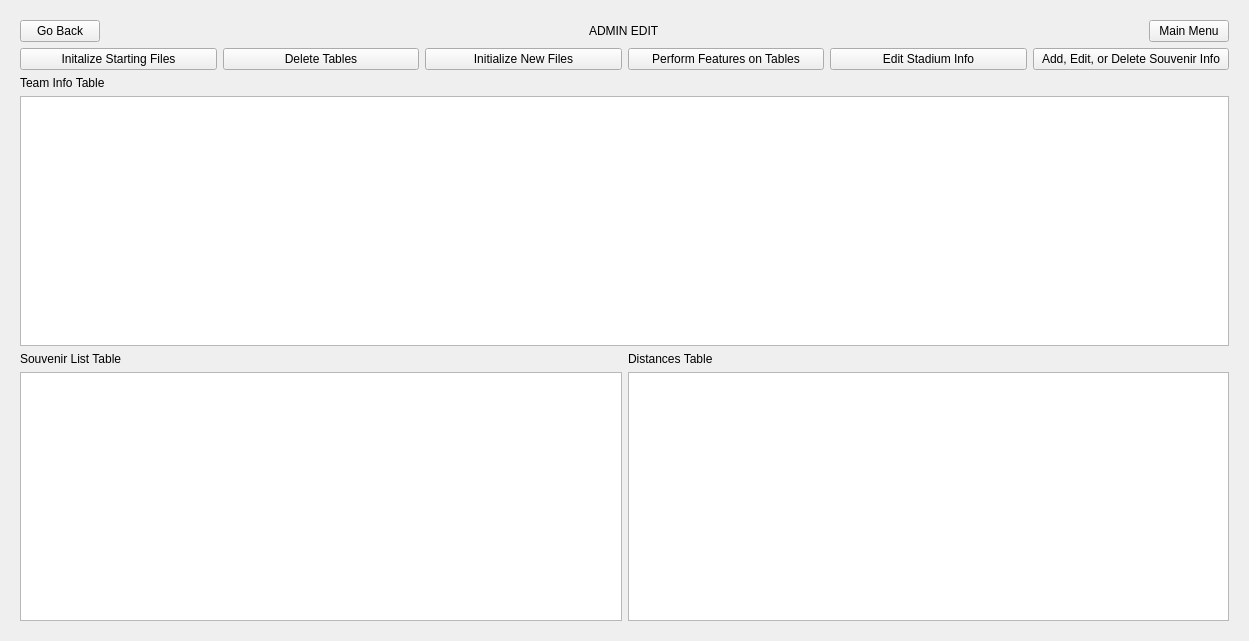
<?xml version="1.0" encoding="UTF-8"?>
<ui version="4.0">
 <class>adminwindow</class>
 <widget class="QWidget" name="adminwindow">
  <property name="geometry">
   <rect>
    <x>0</x>
    <y>0</y>
    <width>1249</width>
    <height>641</height>
   </rect>
  </property>
  <property name="windowTitle">
   <string>Form</string>
  </property>
  <layout class="QGridLayout" name="gridLayout">
   <item row="0" column="1">
    <widget class="QStackedWidget" name="adminStackedWidget">
     <property name="currentIndex">
      <number>1</number>
     </property>
     <widget class="QWidget" name="page">
      <layout class="QGridLayout" name="gridLayout_7">
       <item row="0" column="1">
        <widget class="QFrame" name="frame_2">
         <property name="frameShape">
          <enum>QFrame::StyledPanel</enum>
         </property>
         <property name="frameShadow">
          <enum>QFrame::Raised</enum>
         </property>
         <layout class="QGridLayout" name="gridLayout_8">
          <item row="0" column="1" colspan="2">
           <layout class="QHBoxLayout" name="horizontalLayout_13">
            <item>
             <spacer name="horizontalSpacer_18">
              <property name="orientation">
               <enum>Qt::Horizontal</enum>
              </property>
              <property name="sizeHint" stdset="0">
               <size>
                <width>40</width>
                <height>20</height>
               </size>
              </property>
             </spacer>
            </item>
            <item>
             <widget class="QLabel" name="label">
              <property name="text">
               <string>ADMIN LOGIN</string>
              </property>
             </widget>
            </item>
            <item>
             <spacer name="horizontalSpacer_19">
              <property name="orientation">
               <enum>Qt::Horizontal</enum>
              </property>
              <property name="sizeHint" stdset="0">
               <size>
                <width>40</width>
                <height>20</height>
               </size>
              </property>
             </spacer>
            </item>
           </layout>
          </item>
          <item row="1" column="2">
           <spacer name="verticalSpacer_3">
            <property name="orientation">
             <enum>Qt::Vertical</enum>
            </property>
            <property name="sizeHint" stdset="0">
             <size>
              <width>20</width>
              <height>181</height>
             </size>
            </property>
           </spacer>
          </item>
          <item row="2" column="0">
           <spacer name="horizontalSpacer_20">
            <property name="orientation">
             <enum>Qt::Horizontal</enum>
            </property>
            <property name="sizeHint" stdset="0">
             <size>
              <width>343</width>
              <height>20</height>
             </size>
            </property>
           </spacer>
          </item>
          <item row="2" column="1" colspan="2">
           <widget class="QFrame" name="frame">
            <property name="frameShape">
             <enum>QFrame::StyledPanel</enum>
            </property>
            <property name="frameShadow">
             <enum>QFrame::Raised</enum>
            </property>
            <layout class="QGridLayout" name="gridLayout_6">
             <item row="1" column="0">
              <layout class="QHBoxLayout" name="horizontalLayout_2">
               <item>
                <widget class="QLabel" name="label_3">
                 <property name="text">
                  <string>Password:</string>
                 </property>
                </widget>
               </item>
               <item>
                <widget class="QLineEdit" name="lineEdit_password">
                 <property name="echoMode">
                  <enum>QLineEdit::Password</enum>
                 </property>
                </widget>
               </item>
              </layout>
             </item>
             <item row="2" column="0">
              <widget class="QPushButton" name="pushButton_login">
               <property name="text">
                <string>Login</string>
               </property>
              </widget>
             </item>
             <item row="0" column="0">
              <layout class="QHBoxLayout" name="horizontalLayout">
               <item>
                <widget class="QLabel" name="label_2">
                 <property name="text">
                  <string>Username:</string>
                 </property>
                </widget>
               </item>
               <item>
                <widget class="QLineEdit" name="lineEdit_username"/>
               </item>
              </layout>
             </item>
            </layout>
           </widget>
          </item>
          <item row="2" column="3">
           <spacer name="horizontalSpacer_21">
            <property name="orientation">
             <enum>Qt::Horizontal</enum>
            </property>
            <property name="sizeHint" stdset="0">
             <size>
              <width>343</width>
              <height>20</height>
             </size>
            </property>
           </spacer>
          </item>
          <item row="3" column="1">
           <spacer name="verticalSpacer_2">
            <property name="orientation">
             <enum>Qt::Vertical</enum>
            </property>
            <property name="sizeHint" stdset="0">
             <size>
              <width>20</width>
              <height>181</height>
             </size>
            </property>
           </spacer>
          </item>
         </layout>
        </widget>
       </item>
      </layout>
     </widget>
     <widget class="QWidget" name="page_2">
      <layout class="QGridLayout" name="gridLayout_3">
       <item row="0" column="0" colspan="2">
        <layout class="QHBoxLayout" name="horizontalLayout_3">
         <item>
          <widget class="QPushButton" name="pushButton_2">
           <property name="text">
            <string>Go Back</string>
           </property>
          </widget>
         </item>
         <item>
          <spacer name="horizontalSpacer">
           <property name="orientation">
            <enum>Qt::Horizontal</enum>
           </property>
           <property name="sizeHint" stdset="0">
            <size>
             <width>40</width>
             <height>20</height>
            </size>
           </property>
          </spacer>
         </item>
         <item>
          <widget class="QLabel" name="label_4">
           <property name="text">
            <string>ADMIN EDIT</string>
           </property>
          </widget>
         </item>
         <item>
          <spacer name="horizontalSpacer_2">
           <property name="orientation">
            <enum>Qt::Horizontal</enum>
           </property>
           <property name="sizeHint" stdset="0">
            <size>
             <width>40</width>
             <height>20</height>
            </size>
           </property>
          </spacer>
         </item>
         <item>
          <widget class="QPushButton" name="pushButton">
           <property name="text">
            <string>Main Menu</string>
           </property>
          </widget>
         </item>
        </layout>
       </item>
       <item row="1" column="0" colspan="2">
        <layout class="QHBoxLayout" name="horizontalLayout_6">
         <item>
          <widget class="QPushButton" name="initStartingInfoPushButton">
           <property name="text">
            <string>Initalize Starting Files</string>
           </property>
          </widget>
         </item>
         <item>
          <widget class="QPushButton" name="deleteTablesPushButton">
           <property name="text">
            <string>Delete Tables</string>
           </property>
          </widget>
         </item>
         <item>
          <widget class="QPushButton" name="initNewFilesPushButton">
           <property name="text">
            <string>Initialize New Files</string>
           </property>
          </widget>
         </item>
         <item>
          <widget class="QPushButton" name="pushButton_6">
           <property name="text">
            <string>Perform Features on Tables</string>
           </property>
          </widget>
         </item>
         <item>
          <widget class="QPushButton" name="EditTableInfoPushButton">
           <property name="text">
            <string>Edit Stadium Info</string>
           </property>
          </widget>
         </item>
         <item>
          <widget class="QPushButton" name="EditSouvButton">
           <property name="text">
            <string>Add, Edit, or Delete Souvenir Info</string>
           </property>
          </widget>
         </item>
        </layout>
       </item>
       <item row="2" column="0" colspan="2">
        <layout class="QVBoxLayout" name="verticalLayout_5">
         <item>
          <widget class="QLabel" name="label_6">
           <property name="text">
            <string>Team Info Table</string>
           </property>
          </widget>
         </item>
         <item>
          <widget class="QTableView" name="teamInfoTable"/>
         </item>
        </layout>
       </item>
       <item row="3" column="0">
        <layout class="QVBoxLayout" name="verticalLayout_4">
         <item>
          <widget class="QLabel" name="label_7">
           <property name="text">
            <string>Souvenir List Table</string>
           </property>
          </widget>
         </item>
         <item>
          <widget class="QTableView" name="SouvenirTableView"/>
         </item>
        </layout>
       </item>
       <item row="3" column="1">
        <layout class="QVBoxLayout" name="verticalLayout_3">
         <item>
          <widget class="QLabel" name="label_8">
           <property name="text">
            <string>Distances Table</string>
           </property>
          </widget>
         </item>
         <item>
          <widget class="QTableView" name="distanceTableView"/>
         </item>
        </layout>
       </item>
      </layout>
     </widget>
     <widget class="QWidget" name="page_3">
      <layout class="QGridLayout" name="gridLayout_2">
       <item row="0" column="0">
        <layout class="QHBoxLayout" name="horizontalLayout_5">
         <item>
          <spacer name="horizontalSpacer_5">
           <property name="orientation">
            <enum>Qt::Horizontal</enum>
           </property>
           <property name="sizeHint" stdset="0">
            <size>
             <width>40</width>
             <height>20</height>
            </size>
           </property>
          </spacer>
         </item>
         <item>
          <widget class="QPushButton" name="goBackMenuAdmin2">
           <property name="text">
            <string>Go back</string>
           </property>
          </widget>
         </item>
        </layout>
       </item>
       <item row="1" column="0">
        <layout class="QHBoxLayout" name="horizontalLayout_4">
         <item>
          <spacer name="horizontalSpacer_3">
           <property name="orientation">
            <enum>Qt::Horizontal</enum>
           </property>
           <property name="sizeHint" stdset="0">
            <size>
             <width>40</width>
             <height>20</height>
            </size>
           </property>
          </spacer>
         </item>
         <item>
          <widget class="QLabel" name="label_5">
           <property name="text">
            <string>Select Option</string>
           </property>
          </widget>
         </item>
         <item>
          <spacer name="horizontalSpacer_4">
           <property name="orientation">
            <enum>Qt::Horizontal</enum>
           </property>
           <property name="sizeHint" stdset="0">
            <size>
             <width>40</width>
             <height>20</height>
            </size>
           </property>
          </spacer>
         </item>
        </layout>
       </item>
       <item row="2" column="0">
        <layout class="QVBoxLayout" name="verticalLayout_2">
         <item>
          <spacer name="verticalSpacer">
           <property name="orientation">
            <enum>Qt::Vertical</enum>
           </property>
           <property name="sizeHint" stdset="0">
            <size>
             <width>20</width>
             <height>172</height>
            </size>
           </property>
          </spacer>
         </item>
         <item>
          <layout class="QVBoxLayout" name="verticalLayout">
           <item>
            <widget class="QPushButton" name="mstOfNFLStadiumsPushButton">
             <property name="text">
              <string>Determine MST of all NFL stadiums</string>
             </property>
            </widget>
           </item>
           <item>
            <widget class="QPushButton" name="bfsFromLaRamsPushButton">
             <property name="text">
              <string>Perform BFS Starting at Los Angeles Rams</string>
             </property>
            </widget>
           </item>
           <item>
            <widget class="QPushButton" name="pushButton_9">
             <property name="text">
              <string>Perform DFS Starting at Minnesota Vikings</string>
             </property>
            </widget>
           </item>
           <item>
            <widget class="QPushButton" name="nflTeamBermudaGrassPushButton">
             <property name="text">
              <string>Number of NFL teams whose surface type is Bermuda Grass</string>
             </property>
            </widget>
           </item>
           <item>
            <widget class="QPushButton" name="totalSeatingCapacityPushButton">
             <property name="text">
              <string>Total Seating Capacity</string>
             </property>
            </widget>
           </item>
          </layout>
         </item>
        </layout>
       </item>
      </layout>
     </widget>
     <widget class="QWidget" name="page_4">
      <layout class="QGridLayout" name="gridLayout_4">
       <item row="6" column="0">
        <widget class="QTableWidget" name="dfsTableWidget"/>
       </item>
       <item row="1" column="0">
        <layout class="QHBoxLayout" name="horizontalLayout_7">
         <item>
          <spacer name="horizontalSpacer_6">
           <property name="orientation">
            <enum>Qt::Horizontal</enum>
           </property>
           <property name="sizeHint" stdset="0">
            <size>
             <width>40</width>
             <height>20</height>
            </size>
           </property>
          </spacer>
         </item>
         <item>
          <widget class="QLabel" name="label_11">
           <property name="styleSheet">
            <string notr="true">font: 16pt &quot;Segoe UI&quot;;</string>
           </property>
           <property name="text">
            <string>Admin Database</string>
           </property>
          </widget>
         </item>
         <item>
          <spacer name="horizontalSpacer_7">
           <property name="orientation">
            <enum>Qt::Horizontal</enum>
           </property>
           <property name="sizeHint" stdset="0">
            <size>
             <width>40</width>
             <height>20</height>
            </size>
           </property>
          </spacer>
         </item>
        </layout>
       </item>
       <item row="3" column="0">
        <layout class="QHBoxLayout" name="horizontalLayout_9">
         <item>
          <spacer name="horizontalSpacer_9">
           <property name="orientation">
            <enum>Qt::Horizontal</enum>
           </property>
           <property name="sizeHint" stdset="0">
            <size>
             <width>40</width>
             <height>20</height>
            </size>
           </property>
          </spacer>
         </item>
         <item>
          <widget class="QLabel" name="adminFunctionLabel">
           <property name="styleSheet">
            <string notr="true">font: 18pt &quot;Segoe UI&quot;;</string>
           </property>
           <property name="text">
            <string>Current Function: </string>
           </property>
          </widget>
         </item>
         <item>
          <spacer name="horizontalSpacer_10">
           <property name="orientation">
            <enum>Qt::Horizontal</enum>
           </property>
           <property name="sizeHint" stdset="0">
            <size>
             <width>40</width>
             <height>20</height>
            </size>
           </property>
          </spacer>
         </item>
        </layout>
       </item>
       <item row="0" column="0">
        <layout class="QHBoxLayout" name="horizontalLayout_8">
         <item>
          <spacer name="horizontalSpacer_8">
           <property name="orientation">
            <enum>Qt::Horizontal</enum>
           </property>
           <property name="sizeHint" stdset="0">
            <size>
             <width>40</width>
             <height>20</height>
            </size>
           </property>
          </spacer>
         </item>
         <item>
          <widget class="QPushButton" name="goBackAdmin3">
           <property name="text">
            <string>Go Back</string>
           </property>
          </widget>
         </item>
        </layout>
       </item>
       <item row="4" column="0">
        <spacer name="horizontalSpacer_11">
         <property name="orientation">
          <enum>Qt::Horizontal</enum>
         </property>
         <property name="sizeHint" stdset="0">
          <size>
           <width>40</width>
           <height>20</height>
          </size>
         </property>
        </spacer>
       </item>
       <item row="5" column="0">
        <widget class="QLabel" name="distanceLabel">
         <property name="text">
          <string/>
         </property>
        </widget>
       </item>
      </layout>
     </widget>
     <widget class="QWidget" name="page_5">
      <layout class="QGridLayout" name="gridLayout_5">
       <item row="6" column="1">
        <widget class="QTableView" name="adminTableView"/>
       </item>
       <item row="1" column="1">
        <layout class="QHBoxLayout" name="horizontalLayout_11">
         <item>
          <spacer name="horizontalSpacer_13">
           <property name="orientation">
            <enum>Qt::Horizontal</enum>
           </property>
           <property name="sizeHint" stdset="0">
            <size>
             <width>40</width>
             <height>20</height>
            </size>
           </property>
          </spacer>
         </item>
         <item>
          <widget class="QLabel" name="label_12">
           <property name="styleSheet">
            <string notr="true">font: 16pt &quot;Segoe UI&quot;;</string>
           </property>
           <property name="text">
            <string>Admin Database</string>
           </property>
          </widget>
         </item>
         <item>
          <spacer name="horizontalSpacer_14">
           <property name="orientation">
            <enum>Qt::Horizontal</enum>
           </property>
           <property name="sizeHint" stdset="0">
            <size>
             <width>40</width>
             <height>20</height>
            </size>
           </property>
          </spacer>
         </item>
        </layout>
       </item>
       <item row="0" column="1">
        <layout class="QHBoxLayout" name="horizontalLayout_10">
         <item>
          <spacer name="horizontalSpacer_12">
           <property name="orientation">
            <enum>Qt::Horizontal</enum>
           </property>
           <property name="sizeHint" stdset="0">
            <size>
             <width>40</width>
             <height>20</height>
            </size>
           </property>
          </spacer>
         </item>
         <item>
          <widget class="QPushButton" name="goBackAdmin4">
           <property name="text">
            <string>Go Back</string>
           </property>
          </widget>
         </item>
        </layout>
       </item>
       <item row="2" column="1">
        <layout class="QHBoxLayout" name="horizontalLayout_12">
         <item>
          <spacer name="horizontalSpacer_15">
           <property name="orientation">
            <enum>Qt::Horizontal</enum>
           </property>
           <property name="sizeHint" stdset="0">
            <size>
             <width>40</width>
             <height>20</height>
            </size>
           </property>
          </spacer>
         </item>
         <item>
          <widget class="QLabel" name="adminFunctionLabel_2">
           <property name="styleSheet">
            <string notr="true">font: 18pt &quot;Segoe UI&quot;;</string>
           </property>
           <property name="text">
            <string>Current Function: </string>
           </property>
          </widget>
         </item>
         <item>
          <spacer name="horizontalSpacer_16">
           <property name="orientation">
            <enum>Qt::Horizontal</enum>
           </property>
           <property name="sizeHint" stdset="0">
            <size>
             <width>40</width>
             <height>20</height>
            </size>
           </property>
          </spacer>
         </item>
        </layout>
       </item>
       <item row="3" column="1">
        <spacer name="horizontalSpacer_17">
         <property name="orientation">
          <enum>Qt::Horizontal</enum>
         </property>
         <property name="sizeHint" stdset="0">
          <size>
           <width>40</width>
           <height>20</height>
          </size>
         </property>
        </spacer>
       </item>
       <item row="4" column="1">
        <layout class="QHBoxLayout" name="horizontalLayout_14">
         <item>
          <widget class="QLabel" name="adminLabel">
           <property name="text">
            <string/>
           </property>
          </widget>
         </item>
         <item>
          <widget class="QLabel" name="allSeatLabel">
           <property name="text">
            <string/>
           </property>
          </widget>
         </item>
        </layout>
       </item>
      </layout>
     </widget>
     <widget class="QWidget" name="page_6">
      <layout class="QGridLayout" name="gridLayout_9">
       <item row="0" column="2">
        <widget class="QLabel" name="errorLabelCapacity_2">
         <property name="styleSheet">
          <string notr="true">color:rgb(255, 0, 0)</string>
         </property>
         <property name="text">
          <string/>
         </property>
        </widget>
       </item>
       <item row="0" column="1">
        <layout class="QVBoxLayout" name="verticalLayout_10">
         <item>
          <layout class="QHBoxLayout" name="horizontalLayout_19">
           <item>
            <spacer name="horizontalSpacer_22">
             <property name="orientation">
              <enum>Qt::Horizontal</enum>
             </property>
             <property name="sizeHint" stdset="0">
              <size>
               <width>40</width>
               <height>20</height>
              </size>
             </property>
            </spacer>
           </item>
           <item>
            <widget class="QPushButton" name="pushButton_8">
             <property name="text">
              <string>Go Back</string>
             </property>
            </widget>
           </item>
          </layout>
         </item>
         <item>
          <widget class="QLabel" name="errorLabelCapacity">
           <property name="styleSheet">
            <string notr="true">color:rgb(255, 0, 0)</string>
           </property>
           <property name="text">
            <string/>
           </property>
          </widget>
         </item>
         <item>
          <layout class="QVBoxLayout" name="verticalLayout_7">
           <item>
            <layout class="QHBoxLayout" name="horizontalLayout_18">
             <item>
              <layout class="QHBoxLayout" name="horizontalLayout_17">
               <item>
                <widget class="QComboBox" name="teamBox1">
                 <property name="minimumSize">
                  <size>
                   <width>300</width>
                   <height>0</height>
                  </size>
                 </property>
                 <property name="placeholderText">
                  <string>Select Team</string>
                 </property>
                </widget>
               </item>
               <item>
                <widget class="QLineEdit" name="modifyLineEdit">
                 <property name="minimumSize">
                  <size>
                   <width>250</width>
                   <height>0</height>
                  </size>
                 </property>
                 <property name="placeholderText">
                  <string>Modify Stadium Info</string>
                 </property>
                </widget>
               </item>
               <item>
                <widget class="QLineEdit" name="capacityModify">
                 <property name="minimumSize">
                  <size>
                   <width>250</width>
                   <height>0</height>
                  </size>
                 </property>
                 <property name="text">
                  <string/>
                 </property>
                 <property name="readOnly">
                  <bool>false</bool>
                 </property>
                 <property name="placeholderText">
                  <string>Enter New Capacity</string>
                 </property>
                </widget>
               </item>
              </layout>
             </item>
             <item>
              <widget class="QLineEdit" name="newYearLineEdit">
               <property name="minimumSize">
                <size>
                 <width>200</width>
                 <height>0</height>
                </size>
               </property>
               <property name="placeholderText">
                <string>Enter New Year</string>
               </property>
              </widget>
             </item>
             <item>
              <widget class="QPushButton" name="modifyTeamInfoPushButton">
               <property name="text">
                <string>Modify</string>
               </property>
              </widget>
             </item>
            </layout>
           </item>
           <item>
            <widget class="QTableView" name="teamTable">
             <property name="minimumSize">
              <size>
               <width>575</width>
               <height>0</height>
              </size>
             </property>
            </widget>
           </item>
          </layout>
         </item>
        </layout>
       </item>
      </layout>
     </widget>
     <widget class="QWidget" name="page_7">
      <layout class="QGridLayout" name="gridLayout_10">
       <item row="0" column="0">
        <layout class="QVBoxLayout" name="verticalLayout_9">
         <item>
          <layout class="QHBoxLayout" name="horizontalLayout_23">
           <item>
            <spacer name="horizontalSpacer_23">
             <property name="orientation">
              <enum>Qt::Horizontal</enum>
             </property>
             <property name="sizeHint" stdset="0">
              <size>
               <width>40</width>
               <height>20</height>
              </size>
             </property>
            </spacer>
           </item>
           <item>
            <widget class="QPushButton" name="goBackSouvenir">
             <property name="text">
              <string>Go Back</string>
             </property>
            </widget>
           </item>
          </layout>
         </item>
         <item>
          <layout class="QVBoxLayout" name="verticalLayout_6">
           <item>
            <widget class="QLabel" name="errorLabel">
             <property name="styleSheet">
              <string notr="true">color: rgb(255, 0, 0);</string>
             </property>
             <property name="text">
              <string/>
             </property>
            </widget>
           </item>
           <item>
            <layout class="QVBoxLayout" name="verticalLayout_8">
             <item>
              <layout class="QHBoxLayout" name="horizontalLayout_20">
               <item>
                <layout class="QHBoxLayout" name="horizontalLayout_21">
                 <item>
                  <widget class="QComboBox" name="teamBox2">
                   <property name="minimumSize">
                    <size>
                     <width>150</width>
                     <height>0</height>
                    </size>
                   </property>
                   <property name="placeholderText">
                    <string>Select Team</string>
                   </property>
                  </widget>
                 </item>
                 <item>
                  <widget class="QLineEdit" name="newSouvItem">
                   <property name="placeholderText">
                    <string>Enter New Souvenir</string>
                   </property>
                  </widget>
                 </item>
                 <item>
                  <widget class="QLineEdit" name="priceItem">
                   <property name="text">
                    <string/>
                   </property>
                   <property name="readOnly">
                    <bool>false</bool>
                   </property>
                   <property name="placeholderText">
                    <string>Enter Price</string>
                   </property>
                  </widget>
                 </item>
                </layout>
               </item>
               <item>
                <layout class="QHBoxLayout" name="horizontalLayout_22">
                 <item>
                  <widget class="QPushButton" name="addSouvButton">
                   <property name="text">
                    <string>Add Souvenir</string>
                   </property>
                  </widget>
                 </item>
                 <item>
                  <widget class="QPushButton" name="editSouvenirButton">
                   <property name="text">
                    <string>Edit Souvenir</string>
                   </property>
                  </widget>
                 </item>
                 <item>
                  <widget class="QPushButton" name="deleteSouvButton">
                   <property name="text">
                    <string>Delete Souvenir</string>
                   </property>
                  </widget>
                 </item>
                </layout>
               </item>
              </layout>
             </item>
             <item>
              <widget class="QTableView" name="souvTable"/>
             </item>
            </layout>
           </item>
          </layout>
         </item>
        </layout>
       </item>
      </layout>
     </widget>
    </widget>
   </item>
  </layout>
 </widget>
 <resources/>
 <connections/>
</ui>
